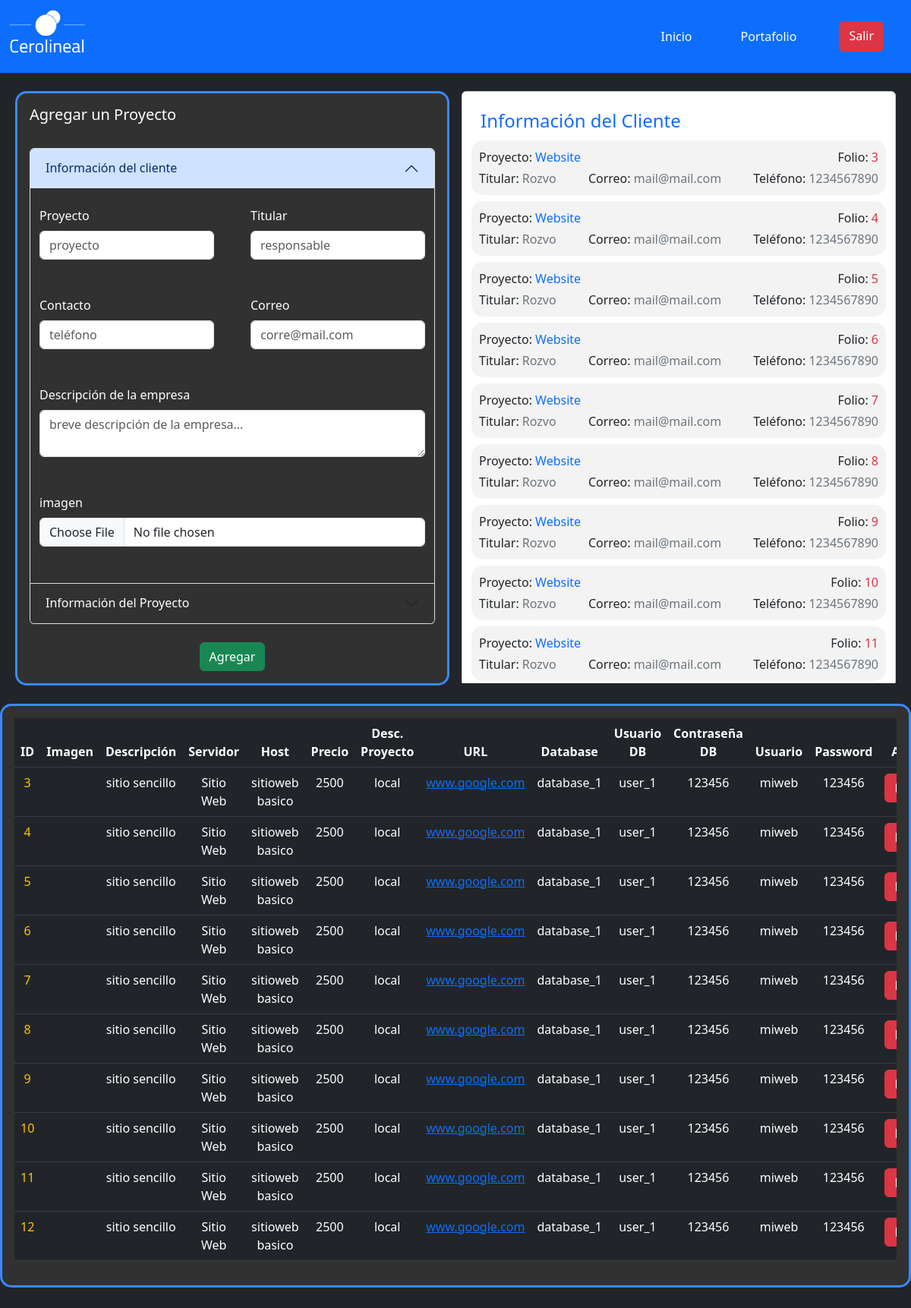
Screenshot of /views/portafolio.php (signed in) with the database file from the repository.
### tables this page shows
CREATE TABLE `proyectos` (
  `id` int(11) NOT NULL,
  `proyecto` varchar(500) NOT NULL,
  `titular` varchar(500) NOT NULL,
  `contacto` int(20) NOT NULL,
  `correo` varchar(30) NOT NULL,
  `imagen` varchar(500) NOT NULL,
  `descripcion` text NOT NULL,
  `tipo` varchar(40) NOT NULL,
  `descsite` text NOT NULL,
  `precio` int(30) NOT NULL,
  `host` varchar(30) NOT NULL,
  `ruta` varchar(60) NOT NULL,
  `basedb` varchar(50) NOT NULL,
  `usuariodb` varchar(80) NOT NULL,
  `passwordb` varchar(80) NOT NULL,
  `usuario` varchar(80) NOT NULL,
  `password` varchar(80) NOT NULL
);

### config/conexion.php (called while the page is built, shortened)
<?php
class Conexion
{
    private $servidor = "localhost";
    private $usuario = "root";
    private $pass = "";
    private $db = "servicioweb";
    private $conexion;
    public function __construct()
    {
        try {
            $this->conexion = new PDO("mysql:host=$this->servidor; dbname=$this->db", $this->usuario, $this->pass);
            $this->conexion->setAttribute(PDO::ATTR_ERRMODE, PDO::ERRMODE_EXCEPTION);
        } catch (PDOException $e) {
            return 'Fallo de conexion' . $e;
        }
    }
    public function consultar($sql)
    {
        $sentencia = $this->conexion->prepare($sql);
        $sentencia->execute();
        return $sentencia->fetchAll();
    }
}

### views/portafolio.php (the view, shortened to what this page needs)
<?php include("../templates/header.php"); ?>
<?php include_once("../config/conexion.php") ?>
<?php
$objConexion = new Conexion();
$sql = "SELECT * FROM proyectos";
$resultado = $objConexion->consultar($sql);
?>
<div class="content-page">
    <div class="content">
        <div class="container-fluid d-flex flex-wrap">
            <div class="col-12 col-md-6 mt-4 px-2">
                <div class="card black-card">
                    <div class="card-body">
                        <div class="row">
                            <h5>Agregar un Proyecto</h5>
                            <section>
                                <form action="portafolio.php" method="post" enctype="multipart/form-data">
                                    <div class="row my-4">
                                        <div class="accordion" id="accordionExample">
                                            <div class="accordion-item black-form">
                                                <h2 class="accordion-header" id="headingOne">
                                                    <button class="accordion-button black-form" type="button" data-bs-toggle="collapse" data-bs-target="#collapseOne" aria-expanded="true" aria-controls="collapseOne">
                                                        Información del cliente
                                                    </button>
                                                </h2>
                                                <div id="collapseOne" class="accordion-collapse collapse show" aria-labelledby="headingOne" data-bs-parent="#accordionExample">
                                                    <div class="row my-4">
                                                        <div class="mb-4 px-4 col-12 col-md-6">
                                                            <label for="project" class="form-label">Proyecto</label>
                                                            <input type="text" class="form-control" name="proyecto" id="project" placeholder="proyecto">
                                                        </div>
                                                        <div class="mb-4 px-4 col-12 col-md-6">
                                                            <label for="resp" class="form-label">Titular</label>
                                                            <input type="text" class="form-control" name="titular" id="resp" placeholder="responsable">
                                                        </div>
                                                    </div>
                                                    <div class="row my-4">
                                                        <div class="mb-4 px-4 col-12 col-md-6">
                                                            <label for="contact" class="form-label">Contacto</label>
                                                            <input type="" class="form-control" name="contacto" id="contact" placeholder="teléfono">
                                                        </div>
                                                        <div class="mb-4 px-4 col-12 col-md-6">
                                                            <label for="mail" class="form-label">Correo</label>
                                                            <input type="email" class="form-control" name="correo" id="mail" placeholder="corre@mail.com">
                                                        </div>
                                                    </div>
                                                    <div class="row my-4">
                                                        <div class="mb-4 px-4 col-12">
                                                            <label for="desc" class="form-label">Descripción de la empresa</label>
                                                            <textarea name="descripcion" id="desc" cols="" rows="2" class="form-control" placeholder="breve descripción de la empresa..."></textarea>
                                                        </div>
                                                    </div>
                                                    <div class="row my-4">
                                                        <div class="mb-4 px-4 col-12">
                                                            <label for="img" class="form-label">imagen</label>
                                                            <input type="file" class="form-control" name="imagen" id="img">
                                                        </div>
                                                    </div>
                                                </div>
                                            </div>
                                            <div class="accordion-item black-form">
                                                <h2 class="accordion-header" id="headingTwo">
                                                    <button class="accordion-button collapsed black-form" type="button" data-bs-toggle="collapse" data-bs-target="#collapseTwo" aria-expanded="false" aria-controls="collapseTwo">
                                                        Información del Proyecto
                                                    </button>
                                                </h2>
                                            </div>
                                        </div>
                                    </div>
                                    <div class="col-12 text-center">
                                        <button class="btn btn-success" type="submit">Agregar</button>
                                    </div>
                                </form>
                            </section>
                        </div>
                    </div>
                </div>
            </div>
            <div class="col-12 col-md-6 mt-4 px-2 overf-hidd">
                <div class="card">
                    <div class="card-body">
                        <div class="row p-2">
                            <h4 class="text-primary">Información del Cliente</h4>
                            <?php foreach ($resultado as $element) { ?>
                                <article class="bg-card my-1">
                                    <div class="d-flex justify-content-between">
                                        <span class="text-dark">
                                            Proyecto: <span class="text-primary text-capitalize"><?php echo $element['proyecto'] ?></span>
                                        </span>
                                        <span class="text-dark">
                                            Folio: <span class="text-danger"><?php echo $element['id'] ?></span>
                                        </span>
                                    </div>
                                    <div class="d-flex justify-content-between mt-1">
                                        <span class="text-dark">
                                            Titular: <span class="text-secondary text-capitalize"><?php echo $element['titular'] ?></span>
                                        </span>
                                        <span class="text-dark">
                                            Correo: <span class="text-secondary"><?php echo $element['correo'] ?></span>
                                        </span>
                                        <span class="text-dark">
                                            Teléfono: <span class="text-secondary"><?php echo $element['contacto'] ?></span>
                                        </span>
                                    </div>
                                </article>
                            <?php } ?>
                        </div>
                    </div>
                </div>
            </div>
        </div>
    </div>
</div>
<div class="card my-4 black-card">
    <div class="card-body">
        <div class="table-responsive">
            <table class="table table-dark">
                <thead>
                    <tr class="text-center">
                        <th scope="col">ID</th>
                        <th scope="col">Imagen</th>
                        <th scope="col">Descripción</th>
                        <th scope="col">Servidor</th>
                        <th scope="col">Host</th>
                        <th scope="col">Precio</th>
                        <th scope="col">Desc. Proyecto</th>
                        <th scope="col">URL</th>
                        <th scope="col">Database</th>
                        <th scope="col">Usuario DB</th>
                        <th scope="col">Contraseña DB</th>
                        <th scope="col">Usuario</th>
                        <th scope="col">Password</th>
                        <th scope="col">Acciones</th>
                    </tr>
                </thead>
                <tbody>
                    <?php foreach ($resultado as $element) { ?>
                        <tr class="text-center">
                            <td scope="row" class="text-warning"><?php echo $element['id'] ?></td>
                            <td>
                            </td>
                            <td><?php echo $element['descripcion'] ?></td>
                            <td><?php echo $element['tipo'] ?></td>
                            <td><?php echo $element['descsite'] ?></td>
                            <td><?php echo $element['precio'] ?></td>
                            <td><?php echo $element['host'] ?></td>
                            <td>
                                <a href="<?php echo $element['ruta'] ?>">
                                    <?php echo $element['ruta'] ?>
                                </a>
                            </td>
                            <td><?php echo $element['basedb'] ?></td>
                            <td><?php echo $element['usuariodb'] ?></td>
                            <td><?php echo $element['passwordb'] ?></td>
                            <td><?php echo $element['usuario'] ?></td>
                            <td><?php echo $element['password'] ?></td>
                            <td>
                                <a href="?borrar=<?php echo $element['id']; ?>" class="btn btn-danger">Eliminar</a>
                            </td>
                        </tr>
                    <?php } ?>
                </tbody>
            </table>
        </div>
    </div>
</div>
<?php include('../templates/footer.php') ?>

### templates/header.php (shortened to what this page needs)
<!DOCTYPE html>
<html lang="es">
<link href="https://cdn.jsdelivr.net/npm/bootstrap@5.3.0-alpha3/dist/css/bootstrap.min.css" rel="stylesheet">
<link rel="stylesheet" href="../assets/style.css">
<link href="https://cdn.jsdelivr.net/npm/sweetalert2@11.7.3/dist/sweetalert2.min.css" rel="stylesheet">
</head>
<body class="bg-dark">
    <nav class="navbar navbar-expand-lg bg-primary">
        <div class="container-fluid d-">
            <a class="navbar-brand text-white" href="#">
                <img src="../assets/img/logo-nav.png" alt="cerolineal-logotipo" width="100px">
            </a>
            <div class="collapse navbar-collapse justify-content-end" id="navbarNavAltMarkup">
                <div class="navbar-nav">
                    <a class="text-white nav-link active mx-4" aria-current="page" href="../index.php">Inicio</a>
                    <a class=" text-white nav-link mx-4" href="../views/portafolio.php">Portafolio</a>
                    <a class="btn btn-danger mx-4" href="../views/close.php">Salir</a>
                </div>
            </div>
        </div>
    </nav>

### templates/footer.php (shortened to what this page needs)
</body>
</html>

### assets/style.css (style rules this page uses)
.overf-hidd { height: 780px; overflow: auto; border-radius: 10px; }
.black-card { background-color: #313131; color: white; border: 3px solid rgb(58, 137, 255); border-radius: 15px; }
.black-form { background-color: #313131; color: white; }
.bg-card { background-color: #f0f0f0cc; border-radius: 15px; padding: 10px; }

### rows the page displays
proyectos: proyecto "Website", id "3", titular "Rozvo", correo "mail@mail.com", contacto "1234567890", descripcion "sitio sencillo", tipo "Sitio Web", descsite "sitioweb basico", precio "2500", host "local", ruta "www.google.com", basedb "database_1", usuariodb "user_1", passwordb "123456", usuario "miweb", password "123456"
proyectos: proyecto "Website", id "4", titular "Rozvo", correo "mail@mail.com", contacto "1234567890", descripcion "sitio sencillo", tipo "Sitio Web", descsite "sitioweb basico", precio "2500", host "local", ruta "www.google.com", basedb "database_1", usuariodb "user_1", passwordb "123456", usuario "miweb", password "123456"
proyectos: proyecto "Website", id "5", titular "Rozvo", correo "mail@mail.com", contacto "1234567890", descripcion "sitio sencillo", tipo "Sitio Web", descsite "sitioweb basico", precio "2500", host "local", ruta "www.google.com", basedb "database_1", usuariodb "user_1", passwordb "123456", usuario "miweb", password "123456"
proyectos: proyecto "Website", id "6", titular "Rozvo", correo "mail@mail.com", contacto "1234567890", descripcion "sitio sencillo", tipo "Sitio Web", descsite "sitioweb basico", precio "2500", host "local", ruta "www.google.com", basedb "database_1", usuariodb "user_1", passwordb "123456", usuario "miweb", password "123456"
proyectos: proyecto "Website", id "7", titular "Rozvo", correo "mail@mail.com", contacto "1234567890", descripcion "sitio sencillo", tipo "Sitio Web", descsite "sitioweb basico", precio "2500", host "local", ruta "www.google.com", basedb "database_1", usuariodb "user_1", passwordb "123456", usuario "miweb", password "123456"
proyectos: proyecto "Website", id "8", titular "Rozvo", correo "mail@mail.com", contacto "1234567890", descripcion "sitio sencillo", tipo "Sitio Web", descsite "sitioweb basico", precio "2500", host "local", ruta "www.google.com", basedb "database_1", usuariodb "user_1", passwordb "123456", usuario "miweb", password "123456"
proyectos: proyecto "Website", id "9", titular "Rozvo", correo "mail@mail.com", contacto "1234567890", descripcion "sitio sencillo", tipo "Sitio Web", descsite "sitioweb basico", precio "2500", host "local", ruta "www.google.com", basedb "database_1", usuariodb "user_1", passwordb "123456", usuario "miweb", password "123456"
proyectos: proyecto "Website", id "10", titular "Rozvo", correo "mail@mail.com", contacto "1234567890", descripcion "sitio sencillo", tipo "Sitio Web", descsite "sitioweb basico", precio "2500", host "local", ruta "www.google.com", basedb "database_1", usuariodb "user_1", passwordb "123456", usuario "miweb", password "123456"
proyectos: proyecto "Website", id "11", titular "Rozvo", correo "mail@mail.com", contacto "1234567890", descripcion "sitio sencillo", tipo "Sitio Web", descsite "sitioweb basico", precio "2500", host "local", ruta "www.google.com", basedb "database_1", usuariodb "user_1", passwordb "123456", usuario "miweb", password "123456"
proyectos: id "12", descripcion "sitio sencillo", tipo "Sitio Web", descsite "sitioweb basico", precio "2500", host "local", ruta "www.google.com", basedb "database_1", usuariodb "user_1", passwordb "123456", usuario "miweb", password "123456"
